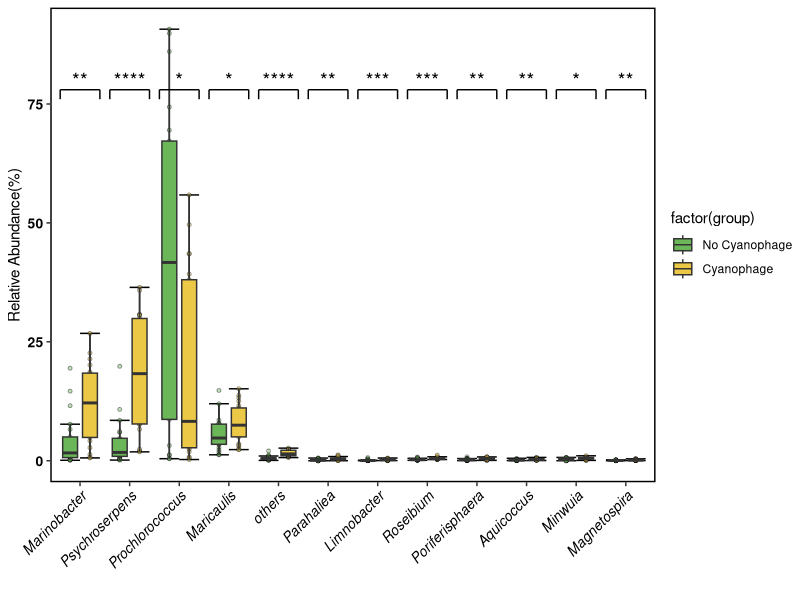
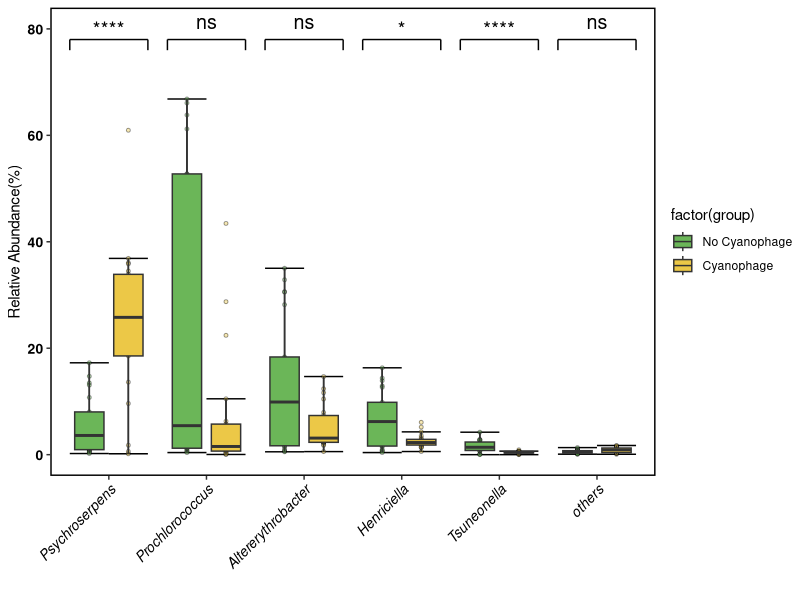
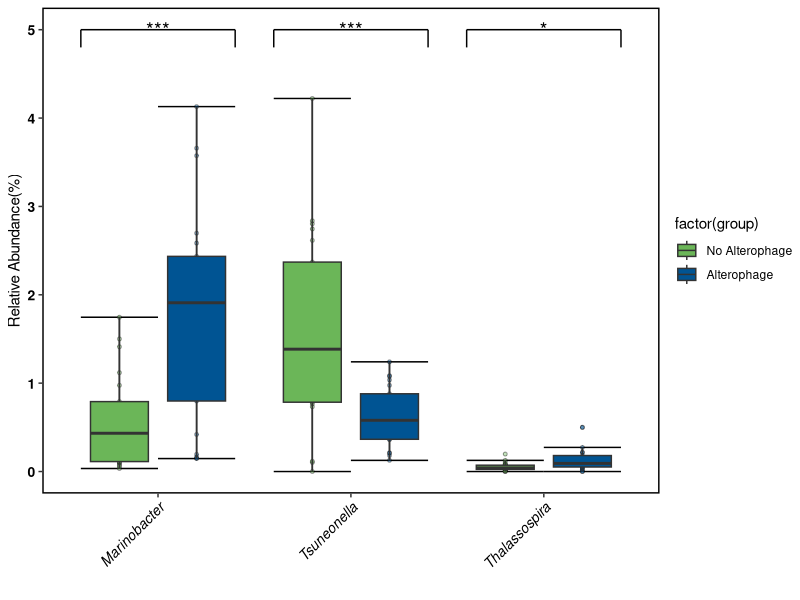
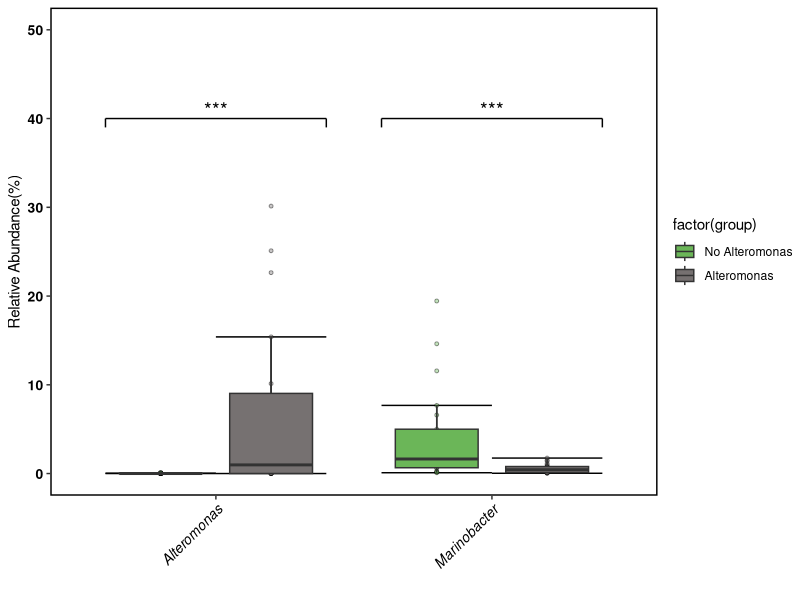

Recreate these plots in R, in order.
library(ggplot2)
library(ggpubr)
library(dplyr)
library(RColorBrewer)


data<-read.delim('PCP.txt',header=T,sep = '\t',stringsAsFactors = F, check.names = F)

# First, we need to convert the dataframe from wide to long format
data_long <- reshape2::melt(data, id.vars = c("name","group"))
data_long_filter<-filter(data_long,variable=="Marinobacter"|
                           variable=="Psychroserpens"|
                           variable=="Prochlorococcus"|
                           variable=="Maricaulis"|
                           variable=="others"|
                           variable=="Parahaliea"|
                           variable=="Limnobacter"|
                           variable=="Roseibium"|
                           variable=="Poriferisphaera"|
                           variable=="Aquicoccus"|
                           variable=="Minwuia"|
                           variable=="Magnetospira")

data_long_filter$value1<-data_long_filter$value/29324*100
data_long_filter$variable<-factor(data_long_filter$variable,levels = unique(data_long_filter$variable))
data_long_filter$variable<-factor(data_long_filter$variable,levels = c("Marinobacter","Psychroserpens","Prochlorococcus","Maricaulis","others","Parahaliea","Limnobacter","Roseibium","Poriferisphaera","Aquicoccus","Minwuia","Magnetospira"))

# Run the Wilcoxon test for each variable
stat.test1 <- compare_means(
  value1 ~ group, data = data_long_filter, group.by = "variable",
  method = "wilcox.test")

p <- ggplot(data_long_filter, aes(x = variable, y = value1)) +
  stat_boxplot(aes(fill = factor(group)), geom = 'errorbar', width = 0.8, position = position_dodge(width = 0.8)) +
  geom_jitter(aes(fill = factor(group)), color = "black", position = position_dodge(width = 0.8), size = 1, shape = 21, alpha = 0.4) +
  geom_boxplot(aes(fill = factor(group)), position = position_dodge(width=0.8), width = 0.6, outlier.shape = NA) +
  scale_fill_manual(values = c("0" = "#6BB658", "1" = "#ECC847"), labels = c("No Cyanophage", "Cyanophage")) +
  theme_test()  +
  labs(y = "Relative Abundance(%)", x = "")  +
  theme(
    axis.text.x = element_text(size = 10, color = 'black', angle = 45, hjust = 1, face = "italic"),  # italics and bold
    axis.text.y = element_text(size = 10,  color = 'black', face="bold"),  # Normal and bold, note that it should be "bold" instead of "blod"
    panel.border = element_rect(colour = "black", fill = NA, size = 1),
    legend.justification = "right",
    legend.position = "right") +
  stat_pvalue_manual(stat.test1, x = "variable", label = "p.signif", y.position = 80, position = position_dodge(width = 1),size=5)+
  geom_segment(data = stat.test1, aes(x = as.numeric(variable) - 0.4, xend = as.numeric(variable) + 0.4, y = 78, yend = 78))+
  geom_segment(data = stat.test1, aes(x = as.numeric(variable) - 0.4, xend = as.numeric(variable) - 0.4, y = 78, yend = 76)) +
  geom_segment(data = stat.test1, aes(x = as.numeric(variable) + 0.4, xend = as.numeric(variable) + 0.4, y = 78, yend = 76))

ggsave('PCP.pdf',width=7,height=7, plot = p)

data<-read.delim('PACPA.txt',header=T,sep = '\t',stringsAsFactors = F, check.names = F)

# First, we need to convert the dataframe from wide to long format
data_long <- reshape2::melt(data, id.vars = c("name","group"))
data_long_filter<-filter(data_long,variable=="Psychroserpens"|
                           variable=="Prochlorococcus"|
                           variable=="Altererythrobacter"|
                           variable=="Henriciella"|
                           variable=="Tsuneonella"|
                           variable=="others")

data_long_filter$value1<-data_long_filter$value/29324*100
data_long_filter$variable<-factor(data_long_filter$variable,levels = unique(data_long_filter$variable))
data_long_filter$variable<-factor(data_long_filter$variable,levels = c("Psychroserpens","Prochlorococcus","Altererythrobacter","Henriciella","Tsuneonella","others"))
# Run the Wilcoxon test for each variable
stat.test1 <- compare_means(
  value1 ~ group, data = data_long_filter, group.by = "variable",
  method = "wilcox.test")

p <- ggplot(data_long_filter, aes(x = variable, y = value1)) +
  stat_boxplot(aes(fill = factor(group)), geom = 'errorbar', width = 0.8, position = position_dodge(width = 0.8)) +
  geom_jitter(aes(fill = factor(group)), color = "black", position = position_dodge(width = 0.8), size = 1, shape = 21, alpha = 0.4) +
  geom_boxplot(aes(fill = factor(group)), position = position_dodge(width=0.8), width = 0.6, outlier.shape = NA) +
  scale_fill_manual(values = c("0" = "#6BB658", "1" = "#ECC847"), labels = c("No Cyanophage", "Cyanophage")) +
  theme_test()  +
  labs(y = "Relative Abundance(%)", x = "")  +
  theme(
    axis.text.x = element_text(size = 10, color = 'black', angle = 45, hjust = 1, face = "italic"),  # italics and bold
    axis.text.y = element_text(size = 10,  color = 'black', face="bold"),  # Normal and bold, note that it should be "bold" instead of "blod"
    panel.border = element_rect(colour = "black", fill = NA, size = 1),
    legend.justification = "right",
    legend.position = "right") +
  stat_pvalue_manual(stat.test1, x = "variable", label = "p.signif", y.position = 80, position = position_dodge(width = 1),size=5)+
  geom_segment(data = stat.test1, aes(x = as.numeric(variable) - 0.4, xend = as.numeric(variable) + 0.4, y = 78, yend = 78))+
  geom_segment(data = stat.test1, aes(x = as.numeric(variable) - 0.4, xend = as.numeric(variable) - 0.4, y = 78, yend = 76)) +
  geom_segment(data = stat.test1, aes(x = as.numeric(variable) + 0.4, xend = as.numeric(variable) + 0.4, y = 78, yend = 76))

ggsave('PACPA.pdf',width=7,height=7, plot = p)


data<-read.delim('PARPA.txt',header=T,sep = '\t',stringsAsFactors = F, check.names = F)

# First, we need to convert the dataframe from wide to long format
data_long <- reshape2::melt(data, id.vars = c("name","group"))
data_long_filter<-filter(data_long,variable=="Marinobacter"|
                           variable=="Tsuneonella"|
                           variable=="Thalassospira")

data_long_filter$value1<-data_long_filter$value/29324*100
data_long_filter$variable<-factor(data_long_filter$variable,levels = unique(data_long_filter$variable))
data_long_filter$variable<-factor(data_long_filter$variable,levels = c("Marinobacter","Tsuneonella","Thalassospira"))
# Run the Wilcoxon test for each variable
stat.test1 <- compare_means(
  value1 ~ group, data = data_long_filter, group.by = "variable",
  method = "wilcox.test")

p <- ggplot(data_long_filter, aes(x = variable, y = value1)) +
  stat_boxplot(aes(fill = factor(group)), geom = 'errorbar', width = 0.8, position = position_dodge(width = 0.8)) +
  geom_jitter(aes(fill = factor(group)), color = "black", position = position_dodge(width = 0.8), size = 1, shape = 21, alpha = 0.4) +
  geom_boxplot(aes(fill = factor(group)), position = position_dodge(width=0.8), width = 0.6, outlier.shape = NA) +
  scale_fill_manual(values = c("0" = "#6BB658", "1" = "#005493"), labels = c("No Alterophage", "Alterophage")) +
  theme_test()  +
  labs(y = "Relative Abundance(%)", x = "")  +
  theme(
    axis.text.x = element_text(size = 10, color = 'black', angle = 45, hjust = 1, face = "italic"),  # italics and bold
    axis.text.y = element_text(size = 10,  color = 'black', face="bold"),  # Normal and bold, note that it should be "bold" instead of "blod"
    panel.border = element_rect(colour = "black", fill = NA, size = 1),
    legend.justification = "right",
    legend.position = "right") +
  stat_pvalue_manual(stat.test1, x = "variable", label = "p.signif", y.position = 5, position = position_dodge(width = 1),size=5)+
  geom_segment(data = stat.test1, aes(x = as.numeric(variable) - 0.4, xend = as.numeric(variable) + 0.4, y = 5, yend = 5))+
  geom_segment(data = stat.test1, aes(x = as.numeric(variable) - 0.4, xend = as.numeric(variable) - 0.4, y = 5, yend = 4.8)) +
  geom_segment(data = stat.test1, aes(x = as.numeric(variable) + 0.4, xend = as.numeric(variable) + 0.4, y = 5, yend = 4.8))

ggsave('PARPA.pdf',width=7,height=7, plot = p)





data<-read.delim('PAP.txt',header=T,sep = '\t',stringsAsFactors = F, check.names = F)

# First, we need to convert the dataframe from wide to long format
data_long <- reshape2::melt(data, id.vars = c("name","group"))
data_long_filter<-filter(data_long,variable=="Alteromonas"|
                           variable=="Marinobacter")

data_long_filter$value1<-data_long_filter$value/29324*100
data_long_filter$variable<-factor(data_long_filter$variable,levels = unique(data_long_filter$variable))
data_long_filter$variable<-factor(data_long_filter$variable,levels = c("Alteromonas","Marinobacter"))
# Run the Wilcoxon test for each variable
stat.test1 <- compare_means(
  value1 ~ group, data = data_long_filter, group.by = "variable",
  method = "wilcox.test")

p <- ggplot(data_long_filter, aes(x = variable, y = value1)) +
  stat_boxplot(aes(fill = factor(group)), geom = 'errorbar', width = 0.8, position = position_dodge(width = 0.8)) +
  geom_jitter(aes(fill = factor(group)), color = "black", position = position_dodge(width = 0.8), size = 1, shape = 21, alpha = 0.4) +
  geom_boxplot(aes(fill = factor(group)), position = position_dodge(width=0.8), width = 0.6, outlier.shape = NA) +
  scale_fill_manual(values = c("0" = "#6BB658", "1" = "#767171"), labels = c("No Alteromonas", "Alteromonas")) +
  theme_test()  +
  labs(y = "Relative Abundance(%)", x = "")  +
  theme(
    axis.text.x = element_text(size = 10, color = 'black', angle = 45, hjust = 1, face = "italic"),  # italics and bold
    axis.text.y = element_text(size = 10,  color = 'black', face="bold"),  # Normal and bold, note that it should be "bold" instead of "blod"
    panel.border = element_rect(colour = "black", fill = NA, size = 1),
    legend.justification = "right",
    legend.position = "right") +
  stat_pvalue_manual(stat.test1, x = "variable", label = "p.signif", y.position = 41, position = position_dodge(width = 1),size=5)+
  geom_segment(data = stat.test1, aes(x = as.numeric(variable) - 0.4, xend = as.numeric(variable) + 0.4, y = 40, yend = 40))+
  geom_segment(data = stat.test1, aes(x = as.numeric(variable) - 0.4, xend = as.numeric(variable) - 0.4, y = 40, yend = 39)) +
  geom_segment(data = stat.test1, aes(x = as.numeric(variable) + 0.4, xend = as.numeric(variable) + 0.4, y = 40, yend = 39))+
  scale_y_continuous(limits = c(0, 50)) 
ggsave('PAP.pdf',width=7,height=7, plot = p)


